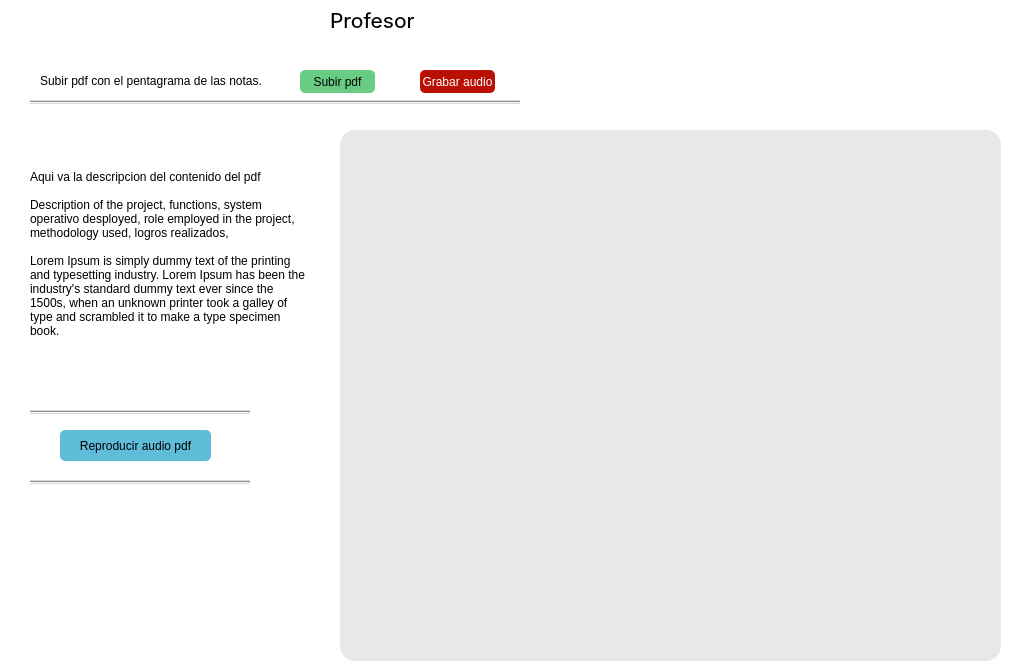
        <widget class="QWidget" name="page_profesor">
         <property name="styleSheet">
          <string notr="true">QWidget{
	background-color: transparent;
}

QPushButton{
	background-color: rgb(96, 189, 218);
	border-radius: 5px;
}</string>
         </property>
         <widget class="QLabel" name="label_profesor_title">
          <property name="geometry">
           <rect>
            <x>330</x>
            <y>10</y>
            <width>91</width>
            <height>21</height>
           </rect>
          </property>
          <property name="font">
           <font>
            <family>Inter</family>
            <pointsize>16</pointsize>
           </font>
          </property>
          <property name="text">
           <string>Profesor</string>
          </property>
         </widget>
         <widget class="QLabel" name="label_profesor_descripcion_pdf">
          <property name="geometry">
           <rect>
            <x>30</x>
            <y>170</y>
            <width>281</width>
            <height>211</height>
           </rect>
          </property>
          <property name="text">
           <string>Aqui va la descripcion del contenido del pdf 

Description of the project, functions, system operativo desployed, role employed in the project, methodology used, logros realizados,

Lorem Ipsum is simply dummy text of the printing and typesetting industry. Lorem Ipsum has been the industry's standard dummy text ever since the 1500s, when an unknown printer took a galley of type and scrambled it to make a type specimen book.</string>
          </property>
          <property name="scaledContents">
           <bool>true</bool>
          </property>
          <property name="alignment">
           <set>Qt::AlignLeading|Qt::AlignLeft|Qt::AlignTop</set>
          </property>
          <property name="wordWrap">
           <bool>true</bool>
          </property>
         </widget>
         <widget class="QFrame" name="frame_8">
          <property name="geometry">
           <rect>
            <x>340</x>
            <y>130</y>
            <width>661</width>
            <height>531</height>
           </rect>
          </property>
          <property name="styleSheet">
           <string notr="true">	background-color: rgb(232, 232, 232);
	border-radius: 15px;</string>
          </property>
          <property name="frameShape">
           <enum>QFrame::StyledPanel</enum>
          </property>
          <property name="frameShadow">
           <enum>QFrame::Raised</enum>
          </property>
          <widget class="QLabel" name="image_profesor_pdf">
           <property name="geometry">
            <rect>
             <x>10</x>
             <y>10</y>
             <width>641</width>
             <height>511</height>
            </rect>
           </property>
           <property name="text">
            <string/>
           </property>
           <property name="pixmap">
            <pixmap>../src/images/res_partiture.png</pixmap>
           </property>
           <property name="scaledContents">
            <bool>true</bool>
           </property>
          </widget>
         </widget>
         <widget class="QLabel" name="label">
          <property name="geometry">
           <rect>
            <x>40</x>
            <y>60</y>
            <width>221</width>
            <height>41</height>
           </rect>
          </property>
          <property name="text">
           <string>Subir pdf con el pentagrama de las notas.</string>
          </property>
         </widget>
         <widget class="QPushButton" name="button_profesor_subir_pdf">
          <property name="geometry">
           <rect>
            <x>300</x>
            <y>70</y>
            <width>75</width>
            <height>23</height>
           </rect>
          </property>
          <property name="styleSheet">
           <string notr="true">background-color: rgb(104, 204, 132);
color: rgb(0, 0, 0);</string>
          </property>
          <property name="text">
           <string>Subir pdf</string>
          </property>
         </widget>
         <widget class="Line" name="line">
          <property name="geometry">
           <rect>
            <x>30</x>
            <y>100</y>
            <width>490</width>
            <height>4</height>
           </rect>
          </property>
          <property name="styleSheet">
           <string notr="true">background-color: rgb(217, 217, 217);</string>
          </property>
          <property name="orientation">
           <enum>Qt::Horizontal</enum>
          </property>
         </widget>
         <widget class="Line" name="line_2">
          <property name="geometry">
           <rect>
            <x>30</x>
            <y>410</y>
            <width>220</width>
            <height>4</height>
           </rect>
          </property>
          <property name="styleSheet">
           <string notr="true">background-color: rgb(217, 217, 217);</string>
          </property>
          <property name="orientation">
           <enum>Qt::Horizontal</enum>
          </property>
         </widget>
         <widget class="Line" name="line_3">
          <property name="geometry">
           <rect>
            <x>30</x>
            <y>480</y>
            <width>220</width>
            <height>4</height>
           </rect>
          </property>
          <property name="styleSheet">
           <string notr="true">background-color: rgb(217, 217, 217);</string>
          </property>
          <property name="orientation">
           <enum>Qt::Horizontal</enum>
          </property>
         </widget>
         <widget class="QPushButton" name="button_profesor_play">
          <property name="geometry">
           <rect>
            <x>60</x>
            <y>430</y>
            <width>151</width>
            <height>31</height>
           </rect>
          </property>
          <property name="text">
           <string>Reproducir audio pdf</string>
          </property>
          <property name="icon">
           <iconset>
            <normaloff>../src/icons/icon_play.png</normaloff>../src/icons/icon_play.png</iconset>
          </property>
          <property name="iconSize">
           <size>
            <width>35</width>
            <height>25</height>
           </size>
          </property>
         </widget>
         <widget class="QPushButton" name="button_profesor_subir_audio">
          <property name="geometry">
           <rect>
            <x>420</x>
            <y>70</y>
            <width>75</width>
            <height>23</height>
           </rect>
          </property>
          <property name="styleSheet">
           <string notr="true">	background-color: rgb(186, 16, 4);
	border-radius: 5px;
	color: rgb(255, 255, 255);</string>
          </property>
          <property name="text">
           <string>Grabar audio</string>
          </property>
         </widget>
        </widget>
